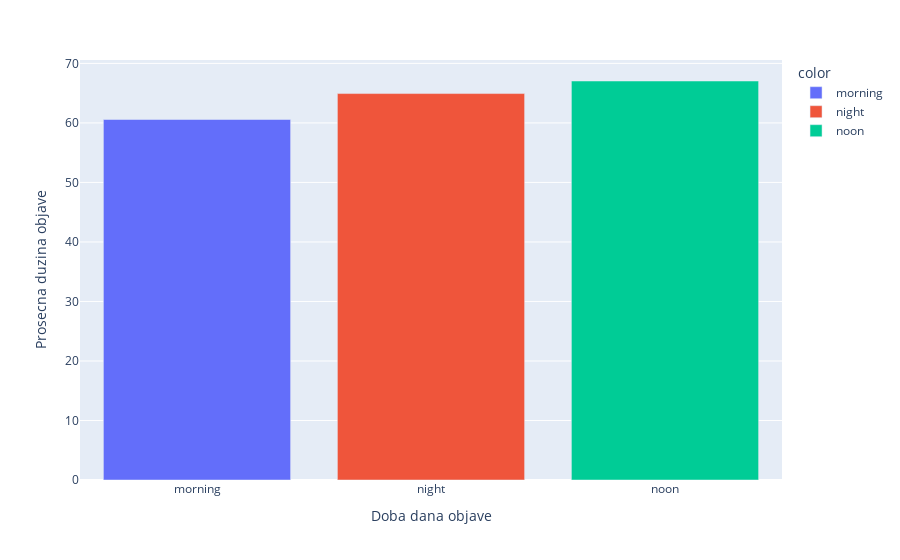

Source (notebook cell):
### Markdown cell above
Ovaj kod koristi biblioteku Plotly Express kako bi kreirao stubičasti dijagram (bar plot) koji prikazuje prosečnu dužinu teksta za svako doba objave iz DataFrame-a df.

Na x-osi su prikazana doba iz indeksa avg_len.
Na y-osi su prosečne dužine teksta koje su vrednosti u Seriji avg_len.
Svaka traka u stubićastom dijagramu je obojena u boju koja odgovara odgovarajućem dobu dana objave.
fig.update_xaxes() i fig.update_yaxes() koriste se za dodavanje naslova x i y osi.
Na kraju, fig.show() prikazuje kreirani stubičasti dijagram.

### Code cell
fig = px.bar(data_frame=df, x=avg_len.index,y=avg_len.values,color=avg_len.index)
fig.update_xaxes(title_text='Doba dana objave')
fig.update_yaxes(title_text='Prosecna duzina objave')
fig.show()

### Figure 1 — Plotly figure (JSON) as saved in the notebook; plotly's stock layout.template omitted (floating-point values rounded to 4 significant figures)
{"data": [{"alignmentgroup": "True", "hovertemplate": "color=morning<br>x=%{x}<br>y=%{y}<extra></extra>", "legendgroup": "morning", "marker": {"color": "#636efa", "pattern": {"shape": ""}}, "name": "morning", "offsetgroup": "morning", "orientation": "v", "showlegend": true, "textposition": "auto", "type": "bar", "x": ["morning"], "xaxis": "x", "y": [60.57], "yaxis": "y"}, {"alignmentgroup": "True", "hovertemplate": "color=night<br>x=%{x}<br>y=%{y}<extra></extra>", "legendgroup": "night", "marker": {"color": "#EF553B", "pattern": {"shape": ""}}, "name": "night", "offsetgroup": "night", "orientation": "v", "showlegend": true, "textposition": "auto", "type": "bar", "x": ["night"], "xaxis": "x", "y": [64.93], "yaxis": "y"}, {"alignmentgroup": "True", "hovertemplate": "color=noon<br>x=%{x}<br>y=%{y}<extra></extra>", "legendgroup": "noon", "marker": {"color": "#00cc96", "pattern": {"shape": ""}}, "name": "noon", "offsetgroup": "noon", "orientation": "v", "showlegend": true, "textposition": "auto", "type": "bar", "x": ["noon"], "xaxis": "x", "y": [67.04], "yaxis": "y"}], "layout": {"barmode": "relative", "legend": {"title": {"text": "color"}, "tracegroupgap": 0}, "margin": {"t": 60}, "xaxis": {"anchor": "y", "domain": [0, 1], "title": {"text": "Doba dana objave"}}, "yaxis": {"anchor": "x", "domain": [0, 1], "title": {"text": "Prosecna duzina objave"}}}}
